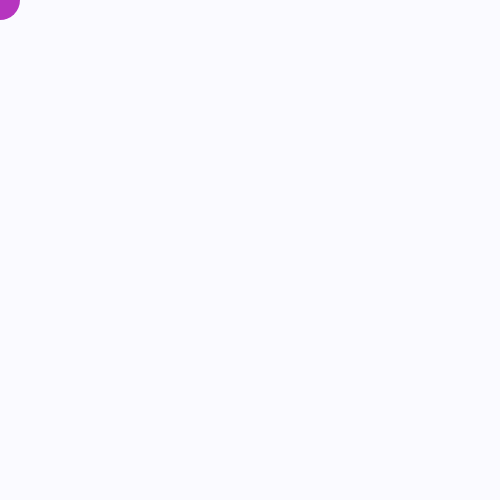
Frame 1 (no input)
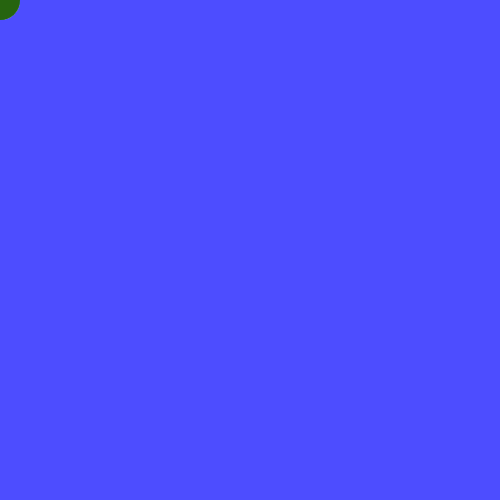
Frame 60 (no input)
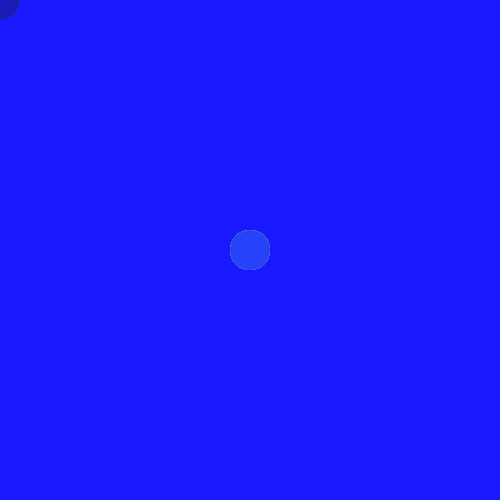
Frame 120 (the mouse pressed at the canvas centre since frame 60)

The p5.js sketch that drew these frames (run headless with seeded random() and noise() and a simulated clock; from frame 60 on, the mouse is pressed at the canvas centre):

// p5.js sketch
// ── sketch.js

function setup() {
  createCanvas(500, 500);
  background(255);
}

function draw() {
  background(0, 0, 255, 5);
  noStroke();
  fill(random(255), random(255), random(255));
  ellipse(mouseX, mouseY, 40);

}
